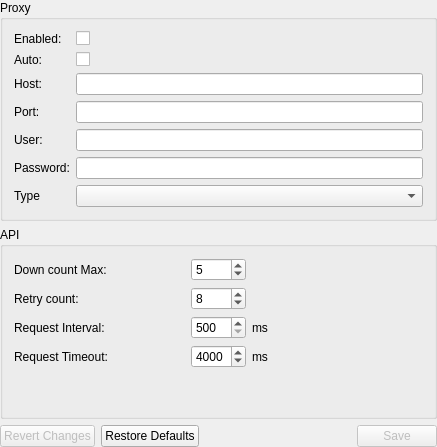
<?xml version="1.0" encoding="UTF-8"?>
<ui version="4.0">
 <class>SettingsNetworkProxy</class>
 <widget class="QWidget" name="SettingsNetworkProxy">
  <property name="geometry">
   <rect>
    <x>0</x>
    <y>0</y>
    <width>437</width>
    <height>447</height>
   </rect>
  </property>
  <property name="sizePolicy">
   <sizepolicy hsizetype="Preferred" vsizetype="Preferred">
    <horstretch>0</horstretch>
    <verstretch>0</verstretch>
   </sizepolicy>
  </property>
  <property name="windowTitle">
   <string>SettingsNetworkProxy</string>
  </property>
  <layout class="QVBoxLayout" name="verticalLayout">
   <property name="leftMargin">
    <number>0</number>
   </property>
   <property name="topMargin">
    <number>0</number>
   </property>
   <property name="rightMargin">
    <number>0</number>
   </property>
   <property name="bottomMargin">
    <number>0</number>
   </property>
   <item>
    <widget class="QGroupBox" name="proxyGroupBox">
     <property name="sizePolicy">
      <sizepolicy hsizetype="Expanding" vsizetype="Expanding">
       <horstretch>0</horstretch>
       <verstretch>0</verstretch>
      </sizepolicy>
     </property>
     <property name="minimumSize">
      <size>
       <width>0</width>
       <height>0</height>
      </size>
     </property>
     <property name="accessibleName">
      <string>SETTINGS_PROXY</string>
     </property>
     <property name="title">
      <string>Proxy</string>
     </property>
     <layout class="QFormLayout" name="formLayout">
      <item row="0" column="0">
       <widget class="QLabel" name="enabledLabel">
        <property name="accessibleName">
         <string>SETTINGS_ENABLED</string>
        </property>
        <property name="text">
         <string>Enabled:</string>
        </property>
        <property name="buddy">
         <cstring>enabledCheckBox</cstring>
        </property>
       </widget>
      </item>
      <item row="0" column="1">
       <widget class="QCheckBox" name="enabledCheckBox">
        <property name="text">
         <string/>
        </property>
        <property name="checkable">
         <bool>true</bool>
        </property>
        <property name="checked">
         <bool>false</bool>
        </property>
        <property name="autoRepeat">
         <bool>false</bool>
        </property>
        <property name="autoExclusive">
         <bool>false</bool>
        </property>
        <property name="tristate">
         <bool>false</bool>
        </property>
       </widget>
      </item>
      <item row="1" column="0">
       <widget class="QLabel" name="autoLabel">
        <property name="accessibleName">
         <string>SETTINGS_AUTO</string>
        </property>
        <property name="text">
         <string>Auto:</string>
        </property>
        <property name="buddy">
         <cstring>autoCheckBox</cstring>
        </property>
       </widget>
      </item>
      <item row="1" column="1">
       <widget class="QCheckBox" name="autoCheckBox">
        <property name="text">
         <string/>
        </property>
       </widget>
      </item>
      <item row="2" column="0">
       <widget class="QLabel" name="hostLabel">
        <property name="accessibleName">
         <string>SETTINGS_HOST</string>
        </property>
        <property name="text">
         <string>Host:</string>
        </property>
        <property name="buddy">
         <cstring>hostLineEdit</cstring>
        </property>
       </widget>
      </item>
      <item row="2" column="1">
       <widget class="QLineEdit" name="hostLineEdit">
        <property name="minimumSize">
         <size>
          <width>100</width>
          <height>0</height>
         </size>
        </property>
       </widget>
      </item>
      <item row="3" column="0">
       <widget class="QLabel" name="portLabel">
        <property name="accessibleName">
         <string>SETTINGS_PORT</string>
        </property>
        <property name="text">
         <string>Port:</string>
        </property>
        <property name="buddy">
         <cstring>portLineEdit</cstring>
        </property>
       </widget>
      </item>
      <item row="3" column="1">
       <widget class="QLineEdit" name="portLineEdit">
        <property name="minimumSize">
         <size>
          <width>100</width>
          <height>0</height>
         </size>
        </property>
       </widget>
      </item>
      <item row="4" column="0">
       <widget class="QLabel" name="userLabel">
        <property name="accessibleName">
         <string>SETTINGS_USER</string>
        </property>
        <property name="text">
         <string>User:</string>
        </property>
        <property name="buddy">
         <cstring>userLineEdit</cstring>
        </property>
       </widget>
      </item>
      <item row="4" column="1">
       <widget class="QLineEdit" name="userLineEdit">
        <property name="minimumSize">
         <size>
          <width>100</width>
          <height>0</height>
         </size>
        </property>
       </widget>
      </item>
      <item row="5" column="0">
       <widget class="QLabel" name="passwordLabel">
        <property name="accessibleName">
         <string>SETTINGS_PASSWORD</string>
        </property>
        <property name="text">
         <string>Password:</string>
        </property>
        <property name="buddy">
         <cstring>passwordLineEdit</cstring>
        </property>
       </widget>
      </item>
      <item row="5" column="1">
       <widget class="QLineEdit" name="passwordLineEdit">
        <property name="minimumSize">
         <size>
          <width>100</width>
          <height>0</height>
         </size>
        </property>
       </widget>
      </item>
      <item row="6" column="0">
       <widget class="QLabel" name="typeLabel">
        <property name="accessibleName">
         <string>SETTINGS_TYPE</string>
        </property>
        <property name="text">
         <string>Type</string>
        </property>
        <property name="buddy">
         <cstring>typeComboBox</cstring>
        </property>
       </widget>
      </item>
      <item row="6" column="1">
       <widget class="QComboBox" name="typeComboBox"/>
      </item>
     </layout>
     <zorder>autoLabel</zorder>
     <zorder>autoCheckBox</zorder>
     <zorder>hostLabel</zorder>
     <zorder>hostLineEdit</zorder>
     <zorder>portLabel</zorder>
     <zorder>portLineEdit</zorder>
     <zorder>userLabel</zorder>
     <zorder>userLineEdit</zorder>
     <zorder>passwordLabel</zorder>
     <zorder>passwordLineEdit</zorder>
     <zorder>enabledLabel</zorder>
     <zorder>enabledCheckBox</zorder>
     <zorder>typeLabel</zorder>
     <zorder>typeComboBox</zorder>
    </widget>
   </item>
   <item>
    <widget class="QGroupBox" name="networkGroupBox">
     <property name="sizePolicy">
      <sizepolicy hsizetype="Expanding" vsizetype="Expanding">
       <horstretch>0</horstretch>
       <verstretch>0</verstretch>
      </sizepolicy>
     </property>
     <property name="accessibleName">
      <string>SETTINGS_API</string>
     </property>
     <property name="title">
      <string>API</string>
     </property>
     <layout class="QGridLayout" name="gridLayout_2">
      <item row="3" column="0">
       <widget class="QLabel" name="httpRequestsTimeoutLabel">
        <property name="accessibleName">
         <string>SETTINGS_TIMEOUT</string>
        </property>
        <property name="text">
         <string>Request Timeout:</string>
        </property>
        <property name="buddy">
         <cstring>httpRequestsTimeoutSpinBox</cstring>
        </property>
       </widget>
      </item>
      <item row="2" column="2">
       <widget class="QLabel" name="msLabel1">
        <property name="accessibleName">
         <string>MS</string>
        </property>
        <property name="text">
         <string>ms</string>
        </property>
       </widget>
      </item>
      <item row="4" column="0">
       <spacer name="verticalSpacer">
        <property name="orientation">
         <enum>Qt::Vertical</enum>
        </property>
        <property name="sizeHint" stdset="0">
         <size>
          <width>20</width>
          <height>40</height>
         </size>
        </property>
       </spacer>
      </item>
      <item row="1" column="0">
       <widget class="QLabel" name="httpRetryCountLabel">
        <property name="accessibleName">
         <string>SETTINGS_RETRY_COUNT</string>
        </property>
        <property name="frameShape">
         <enum>QFrame::NoFrame</enum>
        </property>
        <property name="text">
         <string>Retry count:</string>
        </property>
        <property name="buddy">
         <cstring>httpRetryCountSpinBox</cstring>
        </property>
       </widget>
      </item>
      <item row="1" column="1">
       <widget class="QSpinBox" name="httpRetryCountSpinBox">
        <property name="minimumSize">
         <size>
          <width>55</width>
          <height>0</height>
         </size>
        </property>
        <property name="maximumSize">
         <size>
          <width>0</width>
          <height>16777215</height>
         </size>
        </property>
        <property name="minimum">
         <number>1</number>
        </property>
        <property name="maximum">
         <number>20</number>
        </property>
        <property name="value">
         <number>8</number>
        </property>
       </widget>
      </item>
      <item row="0" column="0">
       <widget class="QLabel" name="apiDownCounterMaxLabel">
        <property name="accessibleName">
         <string>SETTINGS_DOWN_COUNT</string>
        </property>
        <property name="text">
         <string>Down count Max:</string>
        </property>
        <property name="buddy">
         <cstring>apiDownCounterMaxSpinBox</cstring>
        </property>
       </widget>
      </item>
      <item row="3" column="2">
       <widget class="QLabel" name="msLabel2">
        <property name="accessibleName">
         <string>MS</string>
        </property>
        <property name="text">
         <string>ms</string>
        </property>
       </widget>
      </item>
      <item row="0" column="1">
       <widget class="QSpinBox" name="apiDownCounterMaxSpinBox">
        <property name="minimumSize">
         <size>
          <width>55</width>
          <height>0</height>
         </size>
        </property>
        <property name="maximumSize">
         <size>
          <width>0</width>
          <height>16777215</height>
         </size>
        </property>
        <property name="minimum">
         <number>1</number>
        </property>
        <property name="maximum">
         <number>15</number>
        </property>
        <property name="value">
         <number>5</number>
        </property>
       </widget>
      </item>
      <item row="3" column="1">
       <widget class="QSpinBox" name="httpRequestsTimeoutSpinBox">
        <property name="minimumSize">
         <size>
          <width>55</width>
          <height>0</height>
         </size>
        </property>
        <property name="maximumSize">
         <size>
          <width>0</width>
          <height>16777215</height>
         </size>
        </property>
        <property name="suffix">
         <string/>
        </property>
        <property name="minimum">
         <number>1000</number>
        </property>
        <property name="maximum">
         <number>60000</number>
        </property>
        <property name="singleStep">
         <number>100</number>
        </property>
        <property name="value">
         <number>4000</number>
        </property>
       </widget>
      </item>
      <item row="2" column="0">
       <widget class="QLabel" name="httpRequestsIntervalLabel">
        <property name="accessibleName">
         <string>SETTINGS_INTERVAL</string>
        </property>
        <property name="text">
         <string>Request Interval:</string>
        </property>
        <property name="buddy">
         <cstring>httpRequestsIntervalSpinBox</cstring>
        </property>
       </widget>
      </item>
      <item row="2" column="1">
       <widget class="QSpinBox" name="httpRequestsIntervalSpinBox">
        <property name="minimumSize">
         <size>
          <width>55</width>
          <height>0</height>
         </size>
        </property>
        <property name="maximumSize">
         <size>
          <width>0</width>
          <height>16777215</height>
         </size>
        </property>
        <property name="minimum">
         <number>500</number>
        </property>
        <property name="maximum">
         <number>15000</number>
        </property>
        <property name="singleStep">
         <number>100</number>
        </property>
       </widget>
      </item>
     </layout>
    </widget>
   </item>
   <item>
    <layout class="QHBoxLayout" name="horizontalLayout">
     <item>
      <widget class="QPushButton" name="revertChangesButton">
       <property name="enabled">
        <bool>false</bool>
       </property>
       <property name="accessibleName">
        <string>SETTINGS_REVERT_CHANGES</string>
       </property>
       <property name="text">
        <string>Revert Changes</string>
       </property>
      </widget>
     </item>
     <item>
      <widget class="QPushButton" name="restoreDefaultsButton">
       <property name="accessibleName">
        <string>SETTINGS_RESTORE_DEFAULTS</string>
       </property>
       <property name="text">
        <string>Restore Defaults</string>
       </property>
      </widget>
     </item>
     <item>
      <spacer name="horizontalSpacer">
       <property name="orientation">
        <enum>Qt::Horizontal</enum>
       </property>
       <property name="sizeHint" stdset="0">
        <size>
         <width>0</width>
         <height>0</height>
        </size>
       </property>
      </spacer>
     </item>
     <item>
      <widget class="QPushButton" name="saveButton">
       <property name="enabled">
        <bool>false</bool>
       </property>
       <property name="accessibleName">
        <string>SETTINGS_SAVE</string>
       </property>
       <property name="text">
        <string>Save</string>
       </property>
      </widget>
     </item>
    </layout>
   </item>
  </layout>
 </widget>
 <layoutdefault spacing="6" margin="11"/>
 <tabstops>
  <tabstop>saveButton</tabstop>
  <tabstop>restoreDefaultsButton</tabstop>
  <tabstop>revertChangesButton</tabstop>
  <tabstop>enabledCheckBox</tabstop>
  <tabstop>autoCheckBox</tabstop>
  <tabstop>hostLineEdit</tabstop>
  <tabstop>portLineEdit</tabstop>
  <tabstop>userLineEdit</tabstop>
  <tabstop>passwordLineEdit</tabstop>
  <tabstop>typeComboBox</tabstop>
  <tabstop>apiDownCounterMaxSpinBox</tabstop>
  <tabstop>httpRetryCountSpinBox</tabstop>
  <tabstop>httpRequestsIntervalSpinBox</tabstop>
  <tabstop>httpRequestsTimeoutSpinBox</tabstop>
 </tabstops>
 <resources/>
 <connections>
  <connection>
   <sender>enabledCheckBox</sender>
   <signal>stateChanged(int)</signal>
   <receiver>SettingsNetworkProxy</receiver>
   <slot>anyValueChanged()</slot>
   <hints>
    <hint type="sourcelabel">
     <x>68</x>
     <y>27</y>
    </hint>
    <hint type="destinationlabel">
     <x>-114</x>
     <y>24</y>
    </hint>
   </hints>
  </connection>
  <connection>
   <sender>autoCheckBox</sender>
   <signal>stateChanged(int)</signal>
   <receiver>SettingsNetworkProxy</receiver>
   <slot>anyValueChanged()</slot>
   <hints>
    <hint type="sourcelabel">
     <x>68</x>
     <y>45</y>
    </hint>
    <hint type="destinationlabel">
     <x>-66</x>
     <y>44</y>
    </hint>
   </hints>
  </connection>
  <connection>
   <sender>hostLineEdit</sender>
   <signal>textChanged(QString)</signal>
   <receiver>SettingsNetworkProxy</receiver>
   <slot>anyValueChanged()</slot>
   <hints>
    <hint type="sourcelabel">
     <x>88</x>
     <y>71</y>
    </hint>
    <hint type="destinationlabel">
     <x>-37</x>
     <y>62</y>
    </hint>
   </hints>
  </connection>
  <connection>
   <sender>portLineEdit</sender>
   <signal>textChanged(QString)</signal>
   <receiver>SettingsNetworkProxy</receiver>
   <slot>anyValueChanged()</slot>
   <hints>
    <hint type="sourcelabel">
     <x>81</x>
     <y>96</y>
    </hint>
    <hint type="destinationlabel">
     <x>-83</x>
     <y>88</y>
    </hint>
   </hints>
  </connection>
  <connection>
   <sender>userLineEdit</sender>
   <signal>textChanged(QString)</signal>
   <receiver>SettingsNetworkProxy</receiver>
   <slot>anyValueChanged()</slot>
   <hints>
    <hint type="sourcelabel">
     <x>89</x>
     <y>124</y>
    </hint>
    <hint type="destinationlabel">
     <x>-22</x>
     <y>114</y>
    </hint>
   </hints>
  </connection>
  <connection>
   <sender>passwordLineEdit</sender>
   <signal>textChanged(QString)</signal>
   <receiver>SettingsNetworkProxy</receiver>
   <slot>anyValueChanged()</slot>
   <hints>
    <hint type="sourcelabel">
     <x>102</x>
     <y>146</y>
    </hint>
    <hint type="destinationlabel">
     <x>-28</x>
     <y>140</y>
    </hint>
   </hints>
  </connection>
  <connection>
   <sender>apiDownCounterMaxSpinBox</sender>
   <signal>valueChanged(int)</signal>
   <receiver>SettingsNetworkProxy</receiver>
   <slot>anyValueChanged()</slot>
   <hints>
    <hint type="sourcelabel">
     <x>245</x>
     <y>254</y>
    </hint>
    <hint type="destinationlabel">
     <x>562</x>
     <y>24</y>
    </hint>
   </hints>
  </connection>
  <connection>
   <sender>httpRetryCountSpinBox</sender>
   <signal>valueChanged(int)</signal>
   <receiver>SettingsNetworkProxy</receiver>
   <slot>anyValueChanged()</slot>
   <hints>
    <hint type="sourcelabel">
     <x>245</x>
     <y>280</y>
    </hint>
    <hint type="destinationlabel">
     <x>529</x>
     <y>50</y>
    </hint>
   </hints>
  </connection>
  <connection>
   <sender>httpRequestsIntervalSpinBox</sender>
   <signal>valueChanged(int)</signal>
   <receiver>SettingsNetworkProxy</receiver>
   <slot>anyValueChanged()</slot>
   <hints>
    <hint type="sourcelabel">
     <x>245</x>
     <y>306</y>
    </hint>
    <hint type="destinationlabel">
     <x>516</x>
     <y>78</y>
    </hint>
   </hints>
  </connection>
  <connection>
   <sender>httpRequestsTimeoutSpinBox</sender>
   <signal>valueChanged(int)</signal>
   <receiver>SettingsNetworkProxy</receiver>
   <slot>anyValueChanged()</slot>
   <hints>
    <hint type="sourcelabel">
     <x>245</x>
     <y>332</y>
    </hint>
    <hint type="destinationlabel">
     <x>563</x>
     <y>102</y>
    </hint>
   </hints>
  </connection>
  <connection>
   <sender>typeComboBox</sender>
   <signal>currentIndexChanged(int)</signal>
   <receiver>SettingsNetworkProxy</receiver>
   <slot>anyValueChanged()</slot>
   <hints>
    <hint type="sourcelabel">
     <x>132</x>
     <y>170</y>
    </hint>
    <hint type="destinationlabel">
     <x>-5</x>
     <y>168</y>
    </hint>
   </hints>
  </connection>
 </connections>
 <slots>
  <slot>anyValueChanged()</slot>
 </slots>
</ui>
